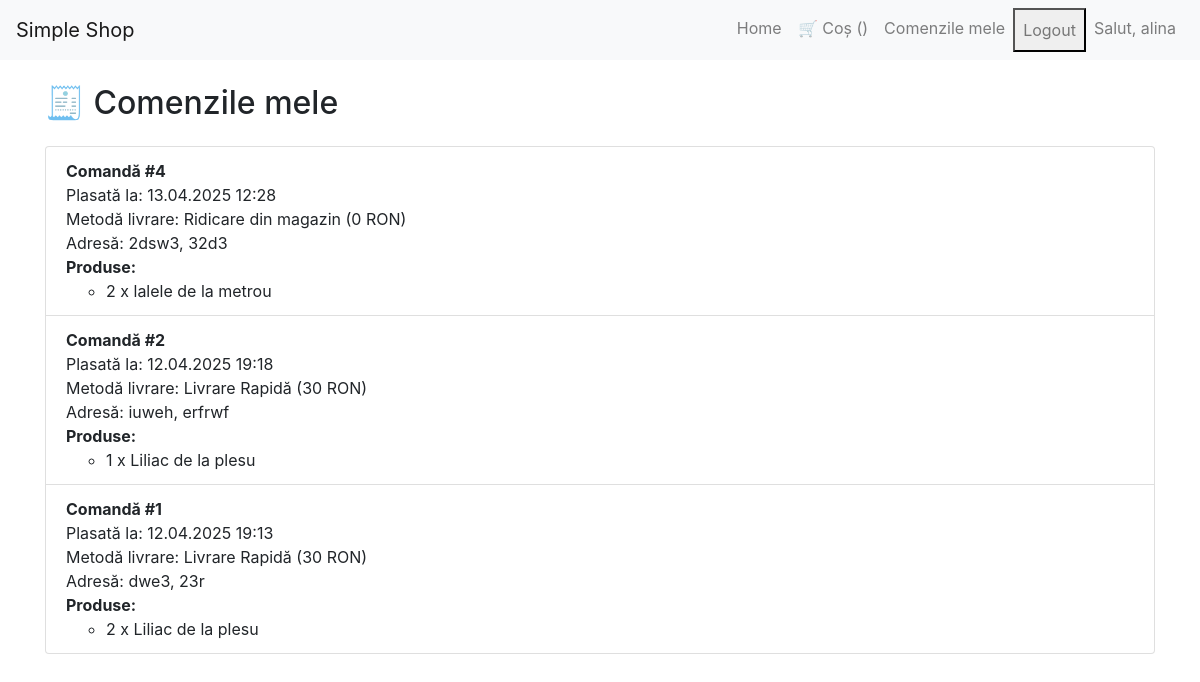
/my-orders/ (signed in), run on the app's committed database.
### shop/models.py (models this page shows, shortened)
class Order(models.Model):
    user = models.ForeignKey(
        settings.AUTH_USER_MODEL, on_delete=models.CASCADE, related_name='orders'
    )
    customer_name = models.CharField(max_length=100)
    email = models.EmailField()
    address = models.CharField(max_length=255)
    city = models.CharField(max_length=100)
    postal_code = models.CharField(max_length=10)
    SHIPPING_CHOICES = [
        ('standard', 'Standard (15 RON)'),
        ('fast', 'Livrare Rapidă (30 RON)'),
        ('pickup', 'Ridicare din magazin (0 RON)'),
    ]
    shipping_method = models.CharField(max_length=20, choices=SHIPPING_CHOICES, default='standard')
    created_at = models.DateTimeField(auto_now_add=True)

class OrderItem(models.Model):
    order = models.ForeignKey(Order, on_delete=models.CASCADE, related_name='items')
    product = models.ForeignKey(Product, on_delete=models.CASCADE)
    quantity = models.PositiveIntegerField(default=1)

class Product(models.Model):
    name = models.CharField(max_length=100)
    price = models.DecimalField(max_digits=8, decimal_places=2)
    description = models.TextField(blank=True)
    image = models.ImageField(upload_to='product_images/', blank=True, null=True)
    stock = models.PositiveIntegerField(default=0)

### shop/views.py (the view)
# urls.py: path('my-orders/', views.my_orders, name='my_orders'),
@login_required
def my_orders(request):
    orders = request.user.orders.all().order_by('-created_at')
    return render(request, 'shop/my_orders.html', {'orders': orders})

### shop/templates/shop/my_orders.html (shortened to what this page needs)
{% extends "shop/base.html" %}
{% block content %}
<h2 class="mb-4">🧾 Comenzile mele</h2>
{% if orders %}
  <ul class="list-group">
    {% for order in orders %}
      <li class="list-group-item">
        <strong>Comandă #{{ order.id }}</strong><br>
        Plasată la: {{ order.created_at|date:"d.m.Y H:i" }}<br>
        Metodă livrare: {{ order.get_shipping_method_display }}<br>
        Adresă: {{ order.address }}, {{ order.city }}<br>
        <strong>Produse:</strong>
        <ul>
          {% for item in order.items.all %}
            <li>{{ item.quantity }} x {{ item.product.name }}</li>
          {% endfor %}
        </ul>
      </li>
    {% endfor %}
  </ul>
{% else %}
  <p>Nu ai nicio comandă plasată.</p>
{% endif %}
{% endblock %}

### shop/templates/shop/base.html (shortened to what this page needs)
{% load cart_extras %}
<!DOCTYPE html>
<html lang="en">
<head>
    <link rel="stylesheet" href="https://stackpath.bootstrapcdn.com/bootstrap/4.5.2/css/bootstrap.min.css">
</head>
<body>
<nav class="navbar navbar-expand-lg navbar-light bg-light">
    <a class="navbar-brand" href="{% url 'shop:product_list' %}">Simple Shop</a>
    <div class="collapse navbar-collapse" id="navbarNav">
        <ul class="navbar-nav ml-auto">
            <li class="nav-item">
                <a class="nav-link" href="{% url 'shop:product_list' %}">Home</a>
            </li>
            <li class="nav-item">
                <a class="nav-link" href="{% url 'shop:cart' %}">
                    🛒 Coș ({{ cart_count }})
                </a>
            </li>
            {% if user.is_authenticated %}
                <li class="nav-item">
                    <a class="nav-link" href="{% url 'shop:my_orders' %}">Comenzile mele</a>
                </li>
            {% endif %}
            {% if user.is_authenticated %}
                <li class="nav-item">
                    <form method="post" action="{% url 'shop:logout' %}" style="display:inline;">
                        <button class="nav-link">
                            Logout
                        </button>
                    </form>
                </li>
                <li class="nav-item">
                    <span class="nav-link">Salut, {{ user.username }}</span>
                </li>
            {% else %}
                <li class="nav-item"><a class="nav-link" href="{% url 'shop:login' %}">Login</a></li>
                <li class="nav-item"><a class="nav-link" href="{% url 'shop:register' %}">Register</a></li>
            {% endif %}
        </ul>
    </div>
</nav>
<div class="container mt-4">
    {% block content %}{% endblock %}
</div>
</body>
</html>

### data on the page
Order: id "4", created_at "13.04.2025 12:28", shipping_method "Ridicare din magazin (0 RON)", address "2dsw3", city "32d3"
OrderItem: quantity "2", product.name "lalele de la metrou"
Order: id "2", created_at "12.04.2025 19:18", shipping_method "Livrare Rapidă (30 RON)", address "iuweh", city "erfrwf"
OrderItem: quantity "1", product.name "Liliac de la plesu"
Order: id "1", created_at "12.04.2025 19:13", shipping_method "Livrare Rapidă (30 RON)", address "dwe3", city "23r"
OrderItem: quantity "2", product.name "Liliac de la plesu"

### other printed values
{{ user.username }} "alina"
